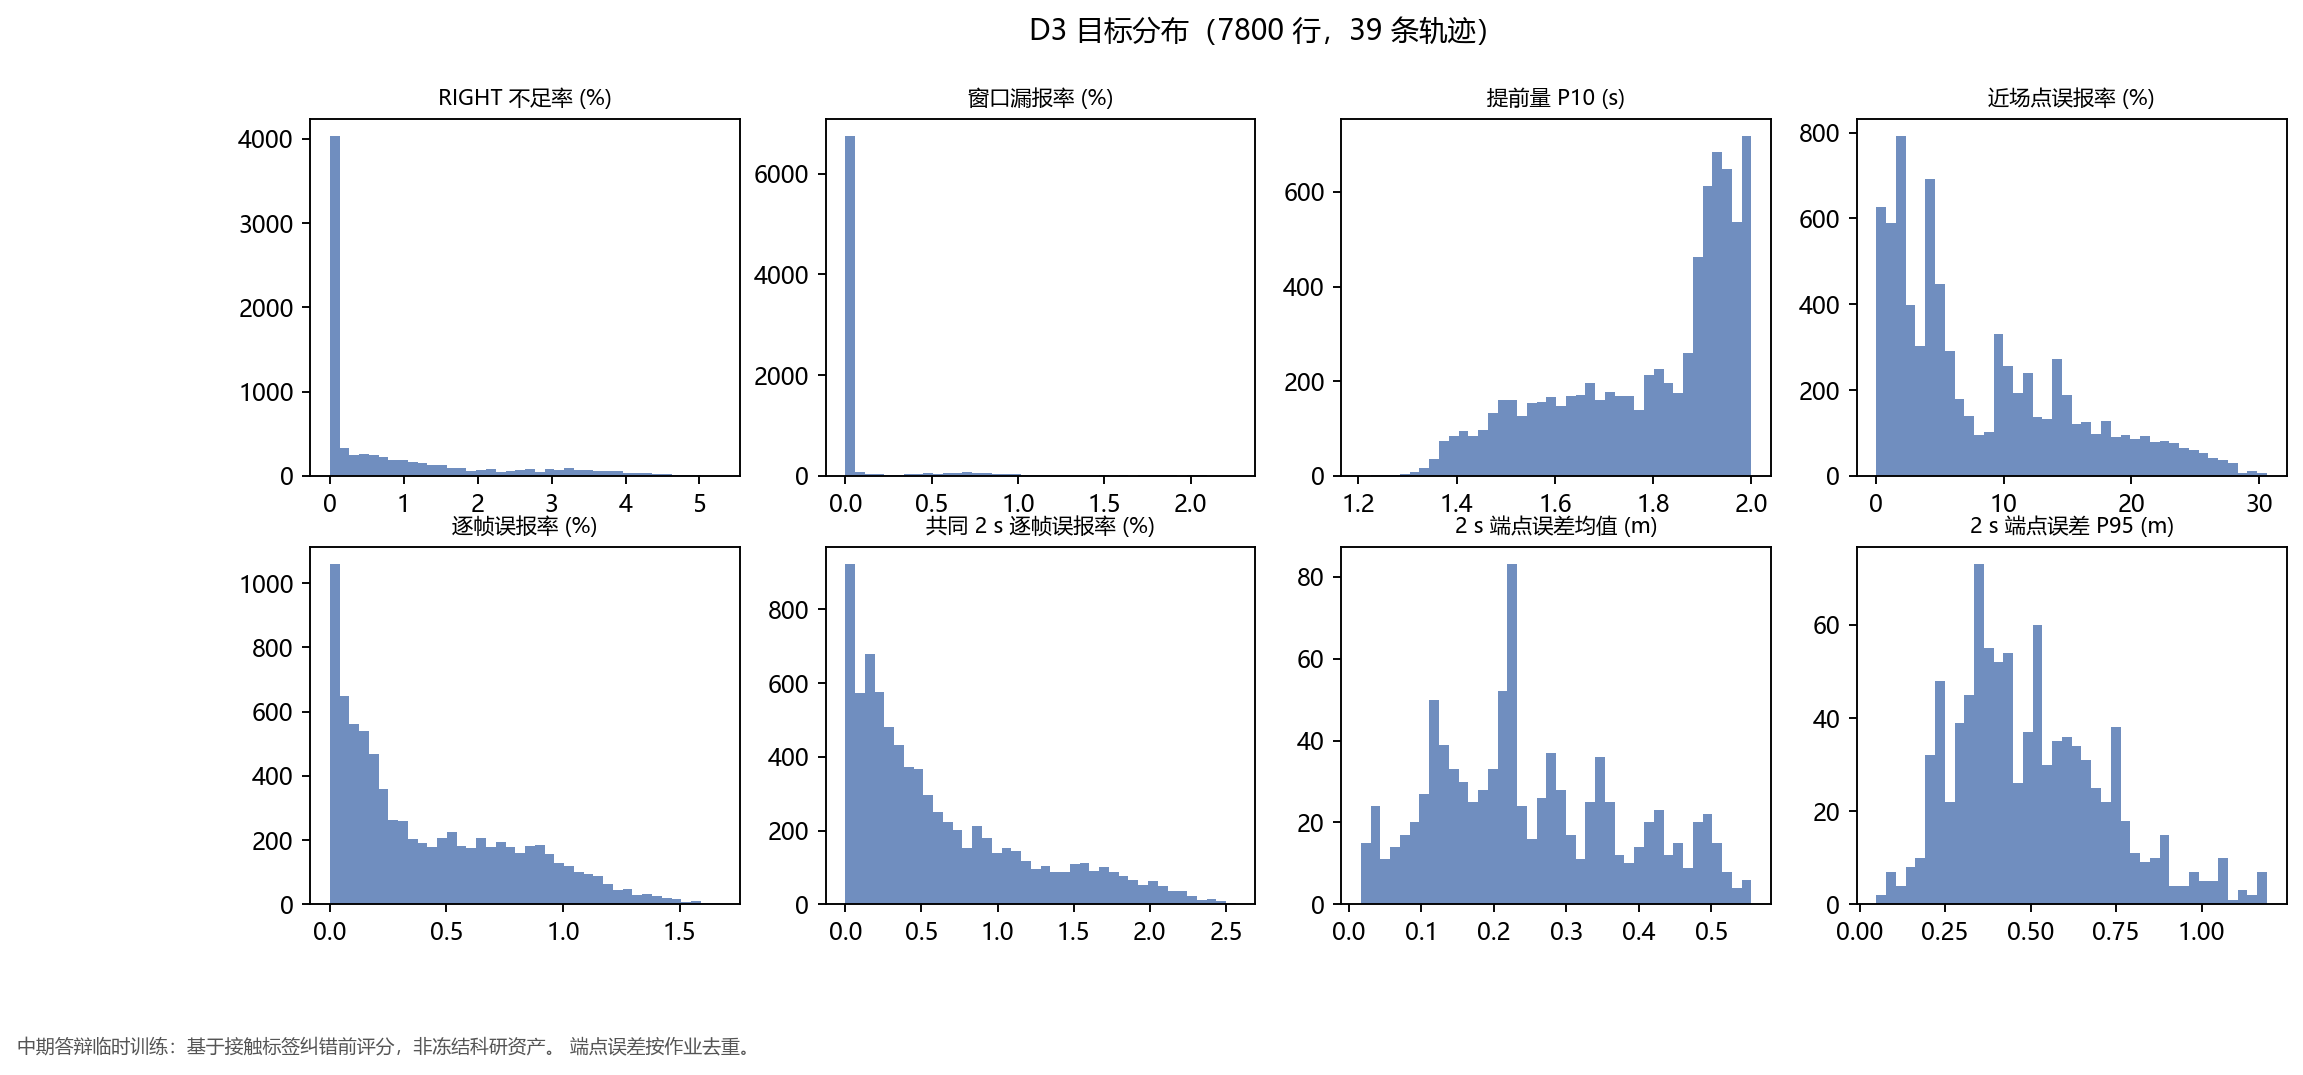

The script that saved this image:
"""Tavotto entry: existing results only; no training, no simulation.
original_plot_code
"""
import sys
from pathlib import Path
LIBRARY=Path(__file__).resolve().parents[1]
SUPPORT=LIBRARY / "site-packages"
if str(SUPPORT) not in sys.path: sys.path.insert(0,str(SUPPORT))
from _support import draw

fig=draw('p0', '01_目标分布_D3')
fig.savefig(Path(__file__).parent / '01_目标分布_D3.pdf')
